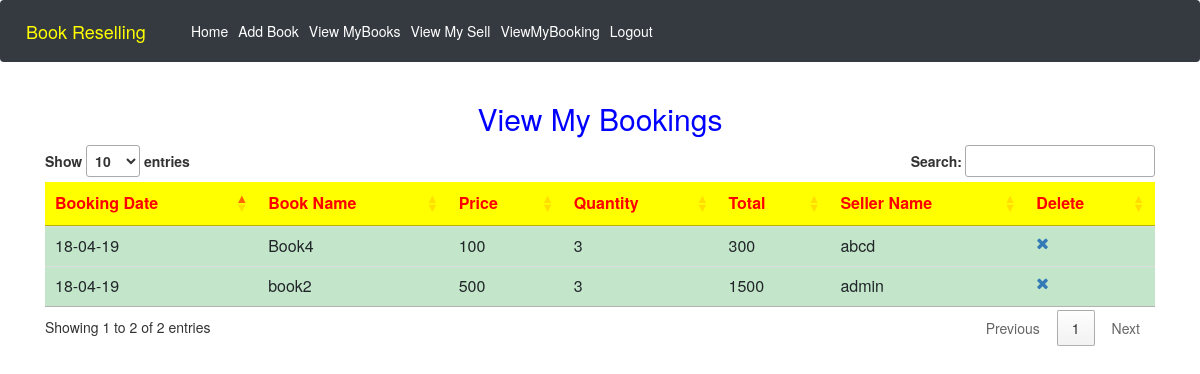
The app's page /viewmybooking.php (signed in) with its own data.
### tables this page shows
CREATE TABLE IF NOT EXISTS `booking` (
  `bookingid` int(11) NOT NULL AUTO_INCREMENT,
  `bookingdate` varchar(50) DEFAULT NULL,
  `customername` varchar(50) DEFAULT NULL,
  `email` varchar(50) DEFAULT NULL,
  `contact` varchar(50) DEFAULT NULL,
  `city` varchar(50) DEFAULT NULL,
  `address` varchar(100) DEFAULT NULL,
  `bookid` varchar(50) DEFAULT NULL,
  `price` varchar(50) DEFAULT NULL,
  `quantity` varchar(30) NOT NULL,
  `total` varchar(30) NOT NULL,
  `sellername` varchar(30) NOT NULL,
  PRIMARY KEY (`bookingid`)
);

### dbconfigure.php (called while the page is built, shortened)
<?php
$dbserver="127.0.0.1";
$dbuser="root";
$dbpwd="";
$dbname="bookresellphp";
function my_select($query)
{
global $dbserver,$dbuser,$dbpwd,$dbname;
$cid=mysqli_connect($dbserver,$dbuser,$dbpwd) or die("connection failed");
mysqli_select_db($cid,$dbname);
$rs=mysqli_query($cid,$query);
return $rs;
}
?>

### viewmybooking.php (the view, shortened to what this page needs)
 <html>
<head>
<?php
include "navigationbar2.php";
?>
  <link rel="stylesheet" href="https://maxcdn.bootstrapcdn.com/bootstrap/3.3.7/css/bootstrap.min.css">
 <link rel=stylesheet type = text/css href="https://stackpath.bootstrapcdn.com/font-awesome/4.7.0/css/font-awesome.min.css">
 <link rel="stylesheet" type="text/css" href="https://cdn.datatables.net/1.10.19/css/jquery.dataTables.css">
</head>
<body>
<div>
				<div class="container">
				    <div class=row>
				        <div class="col-sm-12">
  <h2 class = text-center style = "color : blue">View My Bookings</h2>
</div>
</div>
</div>
<?php
include "dbconfigure.php" ;
$query = "select * from booking where customername='$u'";
$rs = my_select($query);
echo "<div class = container>";
echo "<div class = row>";
echo "<div class = col-sm-12>";
echo "<div class='table-responsive'>";
echo "<table class='table table-hover table-sm' style = 'overflow: scroll' id=myTable123>";
echo "<thead style = 'background-color : yellow ; color : red' >";
echo "<tr>";
echo "<th>Booking Date</th>";
echo "<th>Book Name</th>";
echo "<th>Price</th>";
echo "<th>Quantity</th>";
echo "<th>Total</th>";
echo "<th>Seller Name</th>";
echo "<th>Delete</th>";
echo "</tr>";
echo "</thead>";
echo '<tbody id="myTable">';
while($column=mysqli_fetch_array($rs))
{
echo "<tr class='table-success'>";
echo "<td>$column[1]</td>";
echo "<td>$column[7]</td>";
echo "<td>$column[8]</td>";
echo "<td>$column[9]</td>";
echo "<td>$column[10]</td>";
echo "<td>$column[11]</td>";
echo '<td><a href="deleteBooking.php?id='.$column['bookid'].'">
													<i class="fa fa-remove"></i>
													</a></td>';
echo "</tr>";
}
echo "</tbody>";
echo "</table>";
echo "</div>";
echo "</div>";
echo "</div>";
echo "</div>";
?>
</div>
</body>
</html>

### records on screen
booking: bookingdate "18-04-19", bookid "Book4", price "100", quantity "3", total "300", sellername "abcd"
booking: bookingdate "18-04-19", bookid "book2", price "500", quantity "3", total "1500", sellername "admin"
